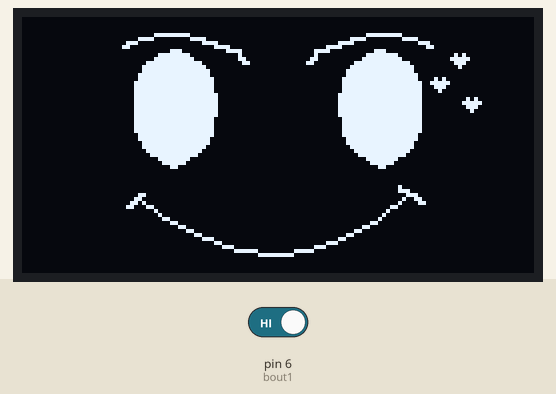
A sketch run on a simulated Arduino Uno, built with avr-gcc and run on an emulated ATmega328P. Parts: 128×64 one-colour display. Inputs (shaded band) come from the test bench; at power-on: pin 6 (bout1) HIGH. Random numbers use the default seed unless the sketch sets one; what the sketch prints to the serial monitor is not drawn.

Above: at 1.8 s.
1.9 s: pin 6 (bout1) driven LOW
At 3.6 s:
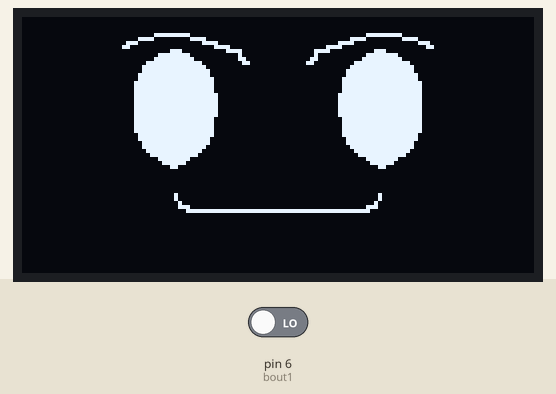
4.8 s: pin 6 (bout1) driven HIGH
At 5.9 s:
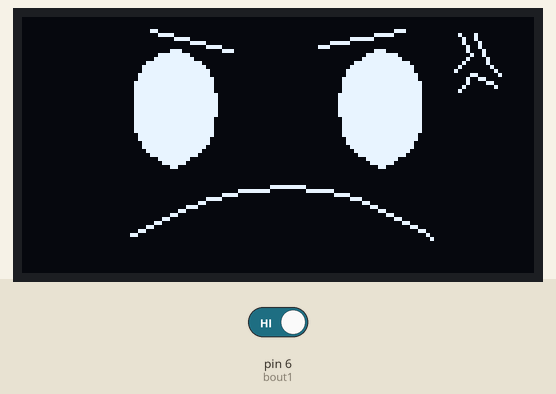
6.3 s: pin 6 (bout1) driven LOW
At 8.5 s:
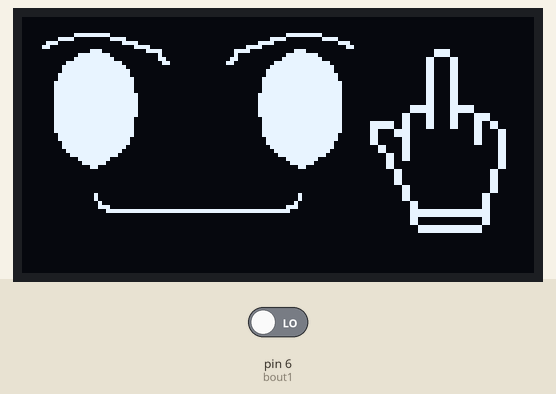
Timing chart, 0 to 10.0 s (numbered marks = the images above; inputs shaded):
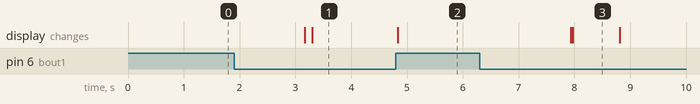

The sketch:

main.ino
```cpp
#include "bitmap.hpp"
#include <Wire.h>
#include <Adafruit_GFX.h>
#include "Adafruit_SH1106.h"


Adafruit_SH1106 display(23);

#define bout1 6
int boutstate1 = 0;
int boul = 0;

void boutread(){
  boutstate1 = digitalRead(bout1);

  if(!boul && boutstate1)
  {
    boul = true;
  }
  else if(!boutstate1)
  {
    boul = false;
  }
}

void setup()   {
  Serial.begin(9600);
  pinMode(bout1, INPUT);
  display.begin();  // initialisation de l'afficheur
  display.clearDisplay();   // ça efface à la fois le buffer et l'écran
}

void loop(){
  static unsigned long int last_time = millis();
  static bool blink_state = false;
  static int wait_time = random(5000, 10000);

  boutread();

  if (boul==0){

    if(millis()-last_time >= wait_time){

      int face_rand =random(1, 4);
      Serial.println(face_rand);
      int face_rand3 =random(1, 3);
      Serial.println(face_rand3);

      if(blink_state) {
        display.clearDisplay();
        display.drawBitmap(0, 0, bit_default, 128 , 64, WHITE);
        display.display();
        wait_time = random(3000, 5000);
      }

      else {
        if (face_rand == 5 || 6 || 7 || 8 ||9){
          display.clearDisplay();
          display.drawBitmap(0, 0, bit_blink, 128 , 64, WHITE);
          display.display();
          wait_time = 100;
        }

        else if(face_rand ==2 || 3){
          display.clearDisplay();
          display.drawBitmap(0, 0, bit_right, 128 , 64, WHITE);
          display.display();
          wait_time = random(500,1000);
        }

        else if(face_rand == 1 || 4){
          display.clearDisplay();
          display.drawBitmap(0, 0, bit_left, 128 , 64, WHITE);
          display.display();
          wait_time = random(500,1000);
        }

        if (face_rand3 == 2){
        display.clearDisplay();
        display.drawBitmap(0, 0, bit_fuck, 128 , 64, WHITE);
        display.display();
        wait_time = 800;

        }
      }

      blink_state = ! blink_state;
      last_time = millis();
    }
  }

  if (boul == 1){
    int face_rand2 =random(1, 4);
    Serial.println(face_rand2);

    while (boul) {

      boutread();

      if (face_rand2 == 1){
        display.clearDisplay();
        display.drawBitmap(0, 0, bit_sleep, 128 , 64, WHITE);
        display.display();
      }

      else if(face_rand2 ==2 ){
        display.clearDisplay();
        display.drawBitmap(0, 0, bit_love, 128 , 64, WHITE);
        display.display();
      }

      else if(face_rand2 == 3){
        display.clearDisplay();
        display.drawBitmap(0, 0, bit_angy, 128 , 64, WHITE);
        display.display();
      }

      delay(1000);
    }

    boul=0;
    wait_time =0 ;
    last_time = millis();

  }


}
```

Source omitted: bitmap.hpp (data table, 50876 bytes)

Measured:
- after the input at 1.9 s, the display: first changes after 1.3 s (image 1 shows a later state)
- after the input at 4.8 s, the display: changes at once (image 2)
- after the input at 6.3 s, the display: first changes after 1.6 s (image 3 shows a later state)
